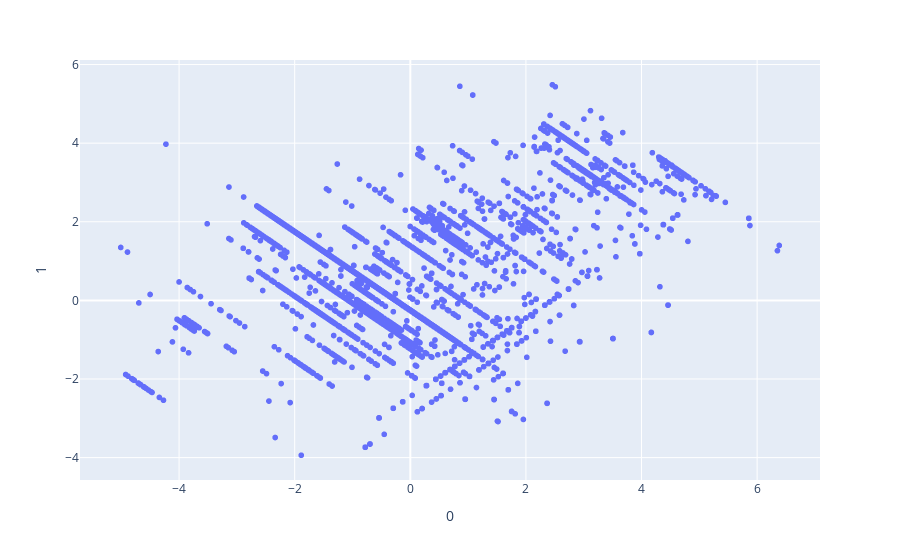

Notebook source saved alongside this figure:
### Code cell
import plotly.express as px
fig = px.scatter(x_reduced, x=0, y=1)
fig.show()

### Figure 1 — Plotly figure (JSON) as saved in the notebook; plotly's stock layout.template omitted (floating-point values rounded to 4 significant figures; data arrays with more than 128 entries replaced by an {"elided": "..."} marker saying what was removed)
{"data": [{"hovertemplate": "0=%{x}<br>1=%{y}<extra></extra>", "legendgroup": "", "marker": {"color": "#636efa", "symbol": "circle"}, "mode": "markers", "name": "", "showlegend": false, "x": {"elided": "28723 float values"}, "xaxis": "x", "y": {"elided": "28723 float values"}, "yaxis": "y", "type": "scattergl"}], "layout": {"xaxis": {"anchor": "y", "domain": [0.0, 1.0], "title": {"text": "0"}}, "yaxis": {"anchor": "x", "domain": [0.0, 1.0], "title": {"text": "1"}}, "legend": {"tracegroupgap": 0}, "margin": {"t": 60}}}
